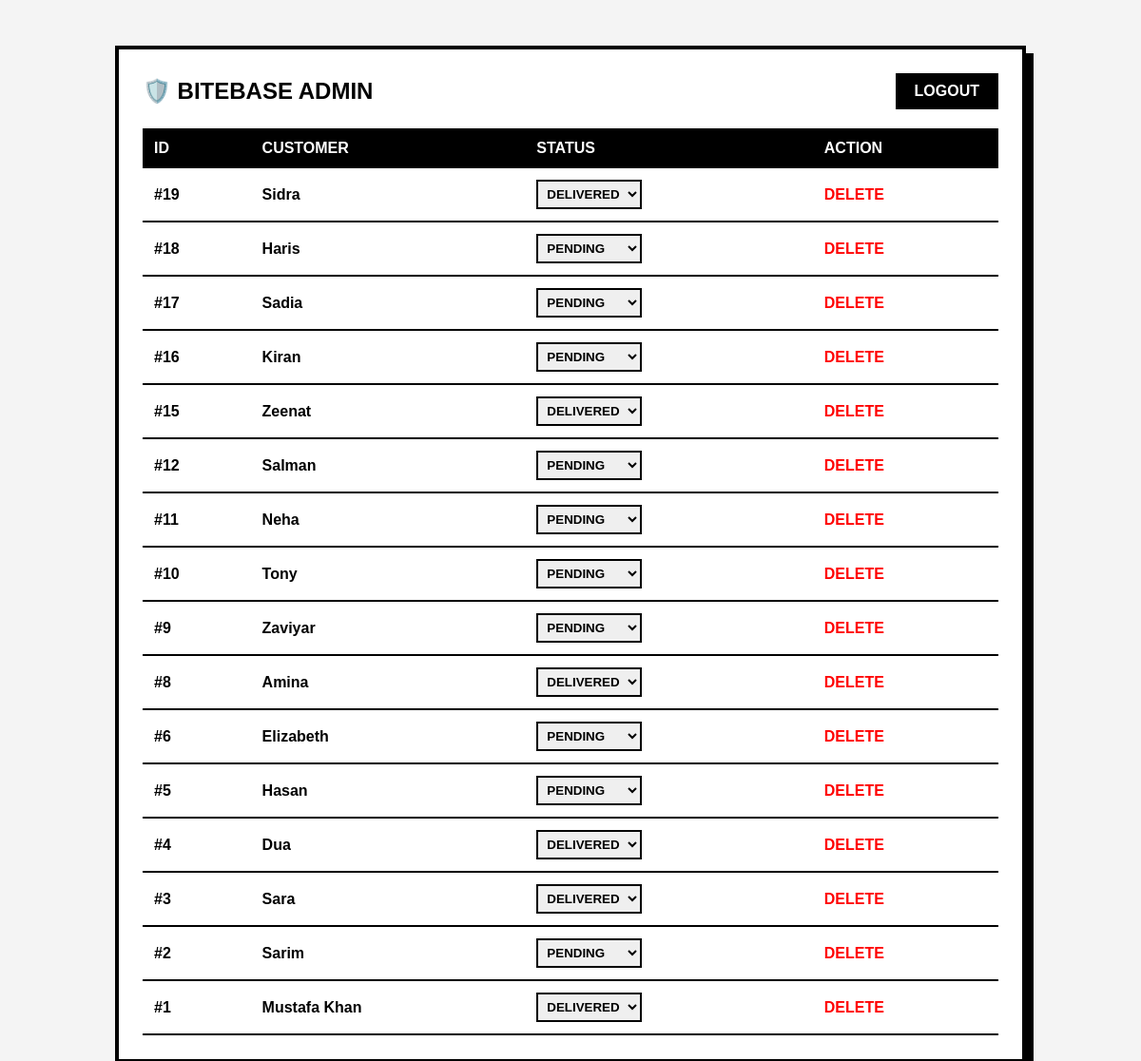
The page /order.php (signed in) on the database its author committed.
### tables this page shows
CREATE TABLE `orders` (
  `id` int(11) NOT NULL,
  `customer_name` varchar(100) DEFAULT NULL,
  `items_ordered` text DEFAULT NULL,
  `total_amount` int(11) DEFAULT NULL,
  `status` varchar(20) DEFAULT 'Pending'
);

### order.php (the view, shortened to what this page needs)
<?php
$conn = new mysqli("localhost", "root", "", "bitebase");
$orders = $conn->query("SELECT * FROM orders ORDER BY id DESC");
?>
<!DOCTYPE html>
<html>
<head>
</head>
<body>
    <div class="box">
        <div style="display:flex; justify-content:space-between; align-items:center;">
            <h1 style="margin:0; font-size: 24px;">🛡️ BITEBASE ADMIN</h1>
            <a href="order.php?action=logout" style="background:#000; color:#fff; padding:10px 20px; text-decoration:none; font-weight:bold;">LOGOUT</a>
        </div>
        <table>
            <tr><th>ID</th><th>CUSTOMER</th><th>STATUS</th><th>ACTION</th></tr>
            <?php while($row = $orders->fetch_assoc()): ?>
            <tr>
                <td>#<?php echo $row['id']; ?></td>
                <td><?php echo htmlspecialchars($row['customer_name']); ?></td>
                <td>
                    <form method="POST">
                        <select name="order_status" onchange="this.form.submit()">
                            <option value="pending" <?php if($row['status']=='pending') echo 'selected'; ?>>PENDING</option>
                            <option value="delivered" <?php if($row['status']=='delivered') echo 'selected'; ?>>DELIVERED</option>
                        </select>
                    </form>
                </td>
                <td><a href="order.php?delete_id=<?php echo $row['id']; ?>" style="color:red; text-decoration:none;">DELETE</a></td>
            </tr>
            <?php endwhile; ?>
        </table>
    </div>
</body>
</html>

### order.php (style rules this page uses)
body { background: #f4f4f4; font-family: Arial, sans-serif; padding: 40px; }
.box { max-width: 900px; margin: auto; background: #fff; border: 4px solid #000; padding: 25px; box-shadow: 8px 8px 0 #000; }
table { width: 100%; border-collapse: collapse; margin-top: 20px; }
th { background: #000; color: #fff; padding: 12px; text-align: left; }
td { padding: 12px; border-bottom: 2px solid #000; font-weight: bold; }
select { font-weight: bold; cursor: pointer; padding: 5px; border: 2px solid #000; }

### rows shown on the page
orders: id "19", customer_name "Sidra", order_status "DELIVERED"
orders: id "18", customer_name "Haris"
orders: id "17", customer_name "Sadia", order_status "PENDING"
orders: id "16", customer_name "Kiran", order_status "PENDING"
orders: id "15", customer_name "Zeenat", order_status "DELIVERED"
orders: id "12", customer_name "Salman", order_status "PENDING"
orders: id "11", customer_name "Neha", order_status "PENDING"
orders: id "10", customer_name "Tony", order_status "PENDING"
orders: id "9", customer_name "Zaviyar", order_status "PENDING"
orders: id "8", customer_name "Amina", order_status "DELIVERED"
orders: id "6", customer_name "Elizabeth", order_status "PENDING"
orders: id "5", customer_name "Hasan", order_status "PENDING"
orders: id "4", customer_name "Dua", order_status "DELIVERED"
orders: id "3", customer_name "Sara", order_status "DELIVERED"
orders: id "2", customer_name "Sarim", order_status "PENDING"
orders: id "1", customer_name "Mustafa Khan", order_status "DELIVERED"
